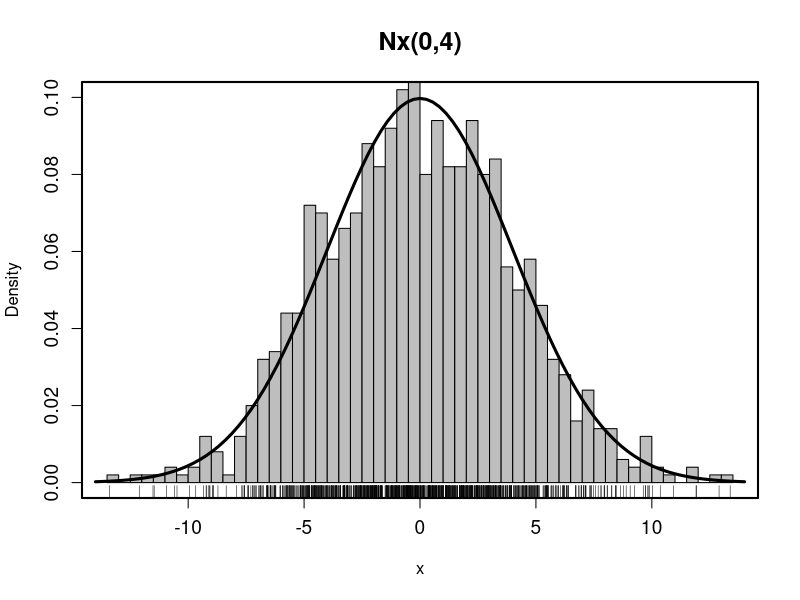
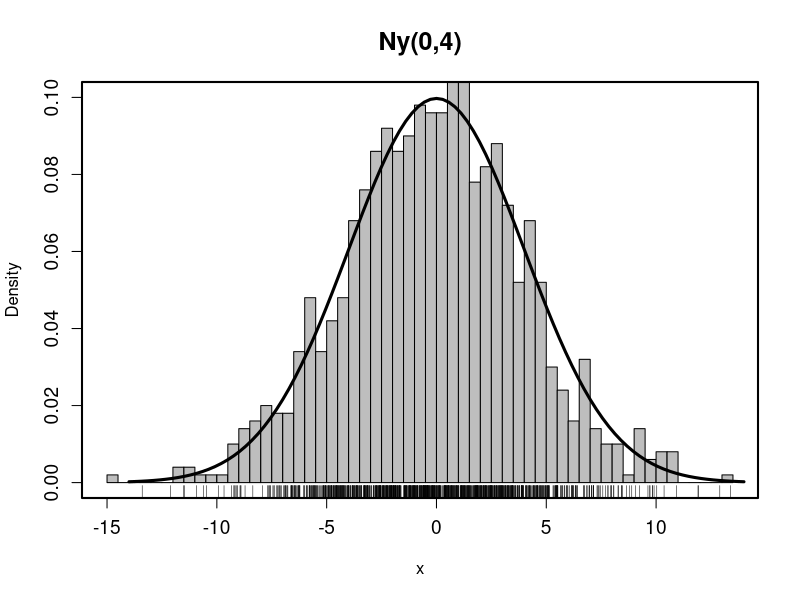

The R script that drew these images, in order:
#Exercicio A
sim.norm<-function(n,m,std){
  x<-vector()
  y<-vector()
  for (i in 1:n){
  ome=2*pi*runif(1,0,1)
  R=sqrt(-2*log(runif(1,0,1)))
  x=c(x,R*cos(ome))
  y=c(y,R*sin(ome))
  }
  x=x*std+m
  y=y*std+m
  return(list(x,y))
}

#Exercicio B
set.seed(123)
l=sim.norm(1000,0,4)  #list with the first element x and the second y
x=unlist(l[1])
y=unlist(l[2])

#Exercicio C
#Make sure to have the working directory correct

pdf("Exercicio1_Nx.pdf",width=7,height=5)
hist(x,freq=F,main="Nx(0,4)",ylim=c(0,0.1),xlab="x",col="grey",cex.main=1.5,cex.axis=1.15,
     breaks=50); rug(x)
curve(dnorm(x,0,4),add=T,lwd=3,lty=1,
      from=-14,to=14)
# drawing a box around the plot
box(lwd=2)
dev.off()

pdf("Exercicio1_Ny.pdf",width=7,height=5)
hist(y,freq=F,main="Ny(0,4)",ylim=c(0,0.1),xlab="x",col="grey",cex.main=1.5,cex.axis=1.15,
     breaks=50); rug(x)
curve(dnorm(x,0,4),add=T,lwd=3,lty=1,
      from=-14,to=14)
# drawing a box around the plot
box(lwd=2)
dev.off()

